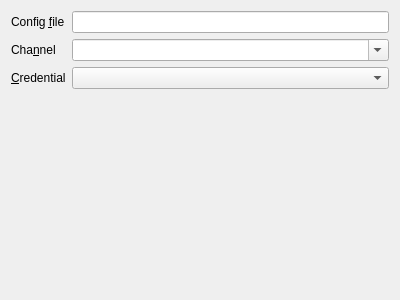
<?xml version="1.0" encoding="UTF-8"?>
<ui version="4.0">
 <class>Form</class>
 <widget class="QWidget" name="Form">
  <property name="geometry">
   <rect>
    <x>0</x>
    <y>0</y>
    <width>400</width>
    <height>300</height>
   </rect>
  </property>
  <property name="windowTitle">
   <string>Form</string>
  </property>
  <layout class="QFormLayout" name="formLayout">
   <item row="0" column="0">
    <widget class="QLabel" name="label">
     <property name="text">
      <string>Config &amp;file</string>
     </property>
     <property name="buddy">
      <cstring>cfgEdit</cstring>
     </property>
    </widget>
   </item>
   <item row="0" column="1">
    <widget class="QLineEdit" name="cfgEdit"/>
   </item>
   <item row="2" column="1">
    <widget class="QComboBox" name="credentialBox"/>
   </item>
   <item row="2" column="0">
    <widget class="QLabel" name="label_2">
     <property name="text">
      <string>&amp;Credential</string>
     </property>
     <property name="buddy">
      <cstring>credentialBox</cstring>
     </property>
    </widget>
   </item>
   <item row="1" column="0">
    <widget class="QLabel" name="label_3">
     <property name="text">
      <string>Cha&amp;nnel</string>
     </property>
     <property name="buddy">
      <cstring>channelBox</cstring>
     </property>
    </widget>
   </item>
   <item row="1" column="1">
    <widget class="QComboBox" name="channelBox">
     <property name="editable">
      <bool>true</bool>
     </property>
    </widget>
   </item>
  </layout>
 </widget>
 <resources/>
 <connections/>
</ui>
